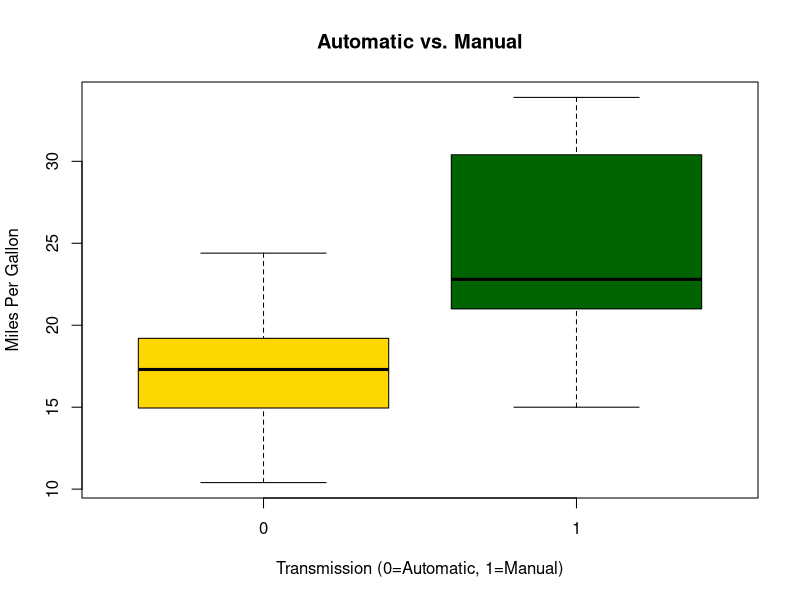
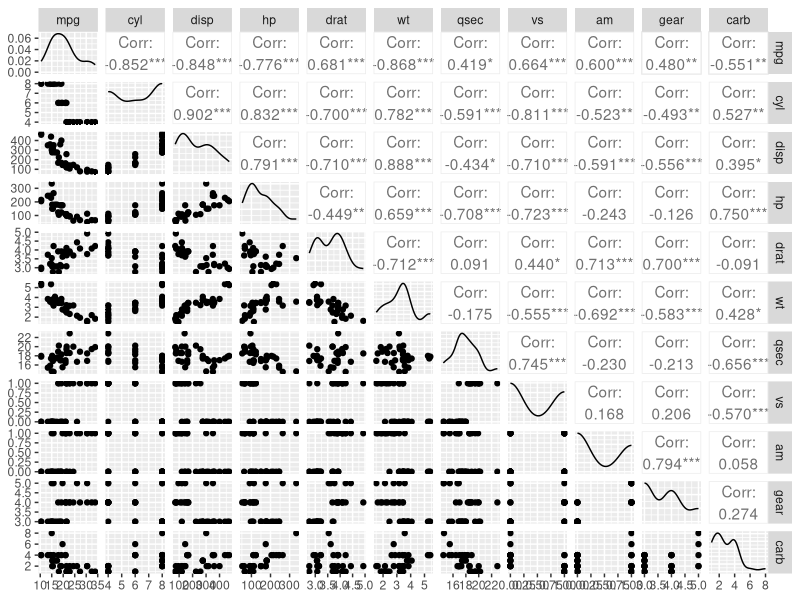
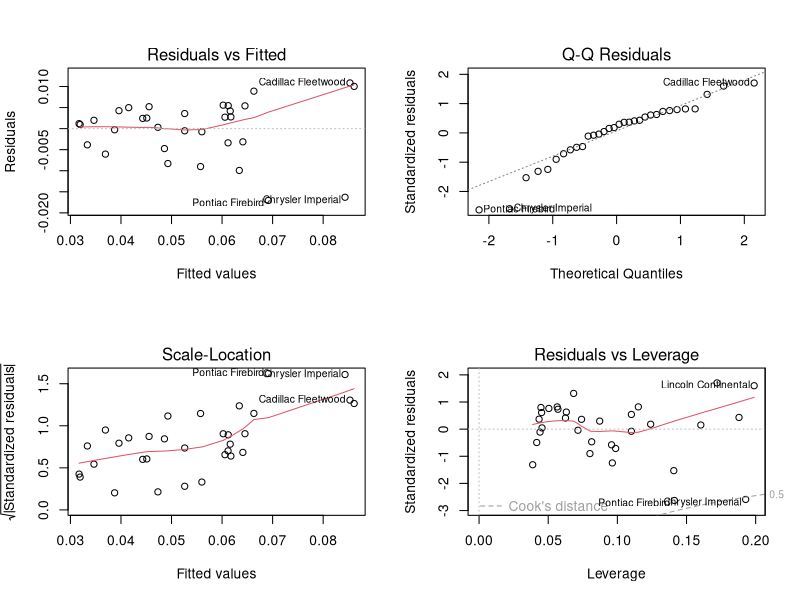

The R script that drew these images, in order:
## ---- chunk 1
    library(datasets)
    data(mtcars)
## ---- chunk 2
  boxplot(mpg~factor(am),data=mtcars, main="Automatic vs. Manual", 
    xlab="Transmission (0=Automatic, 1=Manual)", ylab="Miles Per Gallon",
    col=c("gold","darkgreen"))
## ---- chunk 3
  attach(mtcars)
  mpgaut <- mpg[am == 0]
  mpgman <- mpg[am == 1]
  x1 <- t.test(mpgaut, mu = 0)
  x2 <- t.test(mpgman, mu = 0)
  x1$conf.int
## ---- chunk 4
  x2$conf.int
## ---- chunk 5
  mtcarsfit1 <- lm(mpg ~ am, data = mtcars)
  summary(mtcarsfit1)
## ---- chunk 6
  mtcarsbasemodel1 <- lm(1/mpg ~ wt, data = mtcars)
  mtcarsaugmodel1 <- lm(1/mpg ~ wt + am, data = mtcars)
  anova(mtcarsbasemodel1, mtcarsaugmodel1)
## ---- chunk 7
  mtcarsbasemodel2 <- lm(1/mpg ~ disp, data = mtcars)
  mtcarsaugmodel2 <- lm(1/mpg ~ disp + am, data = mtcars)
  anova(mtcarsbasemodel2, mtcarsaugmodel2)
## ---- chunk 8
  mtcarsbasemodel3 <- lm(1/mpg ~ wt, data = mtcars)
  mtcarsaugmodel3 <- lm(1/mpg ~ wt + disp, data = mtcars)
  anova(mtcarsbasemodel3, mtcarsaugmodel3)
## ---- chunk 9
  mtcarsbasemodel4 <- lm(1/mpg ~ wt + disp, data = mtcars)
  mtcarsaugmodel4 <- lm(1/mpg ~ wt + disp + drat + vs + gear + carb, data = mtcars)
  anova(mtcarsbasemodel4, mtcarsaugmodel4)
## ---- chunk 10
  summary(mtcarsbasemodel4)
## ---- chunk 11
  library(ggplot2)
  library(GGally)
  g2 <- ggpairs(mtcars, diag=list(continuous="density", discrete="bar"), axisLabels="show")
  print(g2)
## ---- chunk 12
  par(mfrow = c(2, 2))
  plot(mtcarsbasemodel4)
